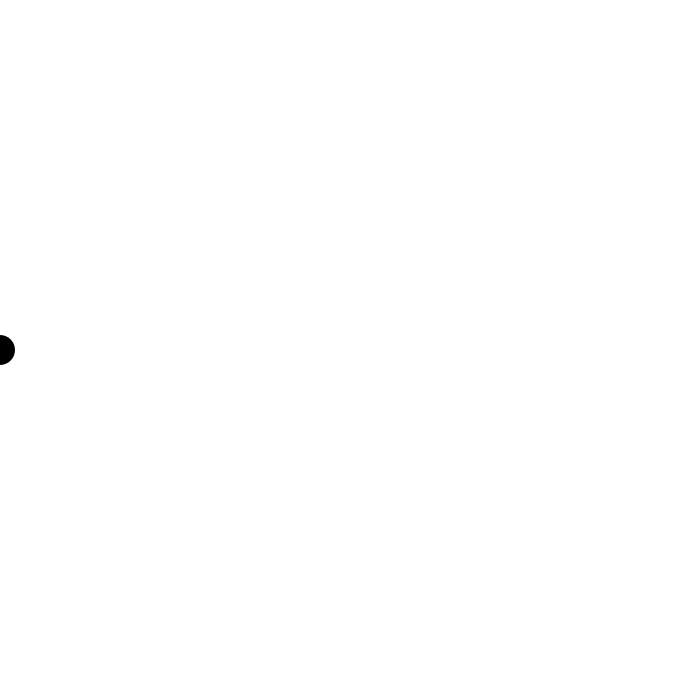
Frame 1 (no input)
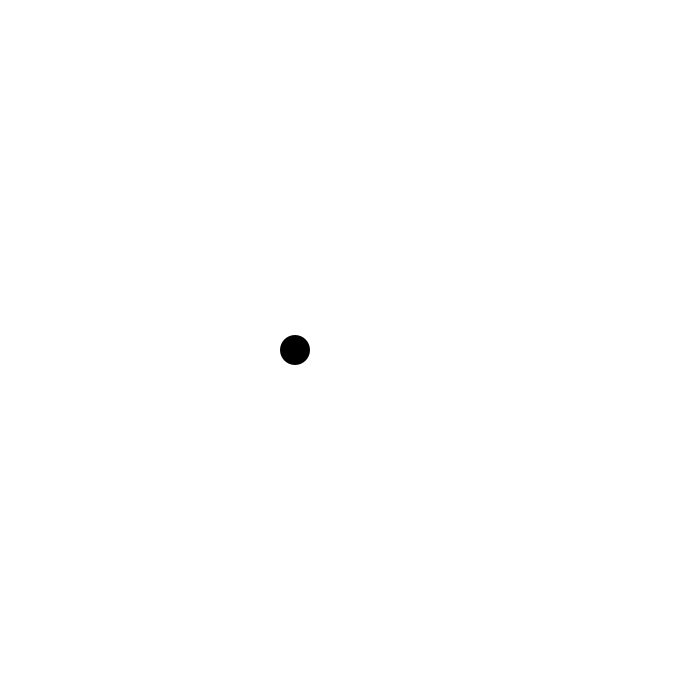
Frame 60 (the mouse pressed at the canvas centre just before this capture)
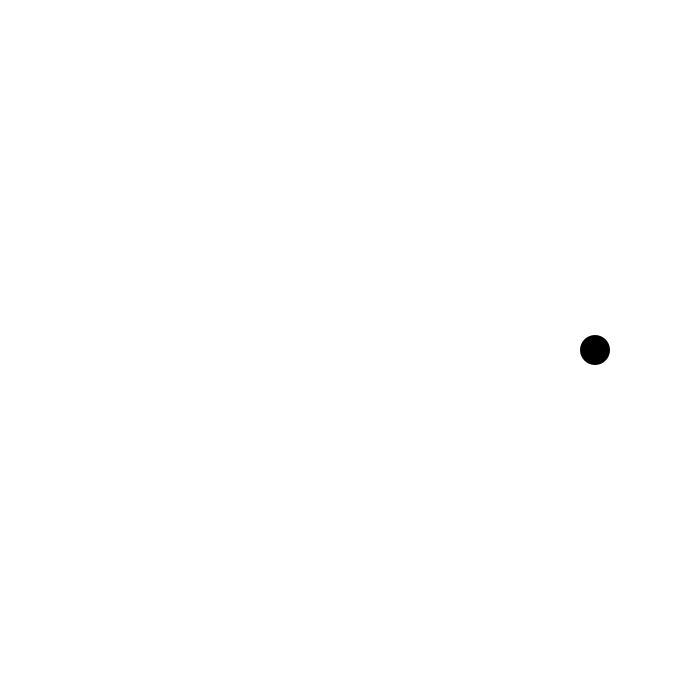
Frame 120 (the mouse held since frame 60 and released just before this capture)

The Processing sketch that drew these frames (run headless with seeded random() and noise(); from frame 60 on, the mouse is pressed at the canvas centre):

// Processing sketch: Pong
// ── Pong.pde
float xPos = 0;
float xSpeed = 5;
float yPos = 0;
float ySpeed = 5;

void setup() {
  size(700,700);
  noStroke();
}

void draw() {
  background(255);
  fill(0);
//draw a ball at x position
  ellipse(xPos, height/2, 30, 30);
//moves the ball
  xPos = xPos + xSpeed;
// if the ball hits the right or left side  
  if(xPos > width || xPos < 0) {
    xSpeed = xSpeed * -1;
  }
  if(yPos >= height || yPos <= 0) {
      ySpeed = ySpeed * 2;
  } 
}
